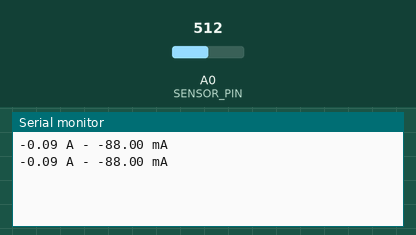
A sketch run on a simulated Arduino Uno, built with avr-gcc and run on an emulated ATmega328P. On the bench: the last lines printed to the serial monitor. The inputs (shaded band) are chosen by the test bench; at power-on: A0 (SENSOR_PIN) = 512.

Above: at 2.8 s.
2.9 s: A0 (SENSOR_PIN) set to 716
At 5.2 s:
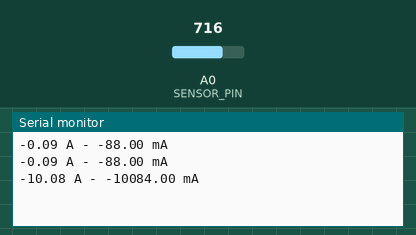
5.6 s: A0 (SENSOR_PIN) set to 900
At 6.7 s:
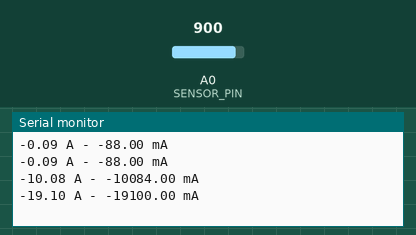
Timing chart, 0 to 8.6 s (numbered marks = the images above; inputs shaded):
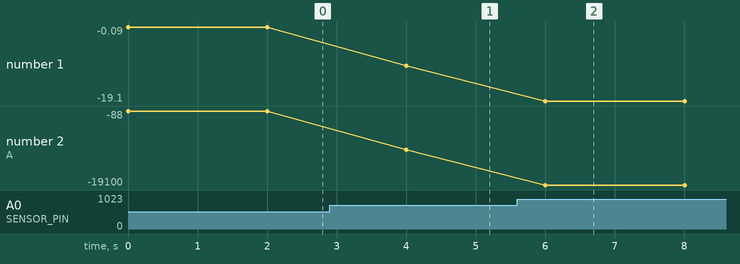

Measured:
- after the input at 2.9 s, the serial monitor: prints a new line after 1.1 s (image 1)
- after the input at 5.6 s, the serial monitor: prints a new line after 0.40 s (image 2)
- plotted number 1: -0.09 → -10.08 after the input at 2.9 s, -10.08 → -19.1 after the input at 5.6 s
- plotted number 2: -88 → -10084 after the input at 2.9 s, -10084 → -19100 after the input at 5.6 s

The sketch:

arduino-acs712-dc.ino
```cpp
// MEASURE DC CURRENT WITH ACS712 20A PACKAGE
// ---------------------------------------------------
// This will measure DC current with the 20A current measureing breakout board
// The 20A unit has a 100mV/A sensitivity
// 0A is at (511 points) or 2.5V if you supply it a input voltage of 5V
// This can read -20A to +20A
//
// Author: Gideon Schoonbee (mortolio)
// http://portfolio.mortolio.com
// Date: 20 June 2015

#define SENSOR_PIN A0

void setup() {
  Serial.begin(9600);
}

void loop() {
  float analogReading = analogRead( SENSOR_PIN );
  float amp = ((2.5 - (analogReading * 0.0049)) / 0.1);
  Serial.print(amp);
  Serial.print(" A - ");
  Serial.print( amp * 1000 );
  Serial.println(" mA");
  delay(2000);
}
```
